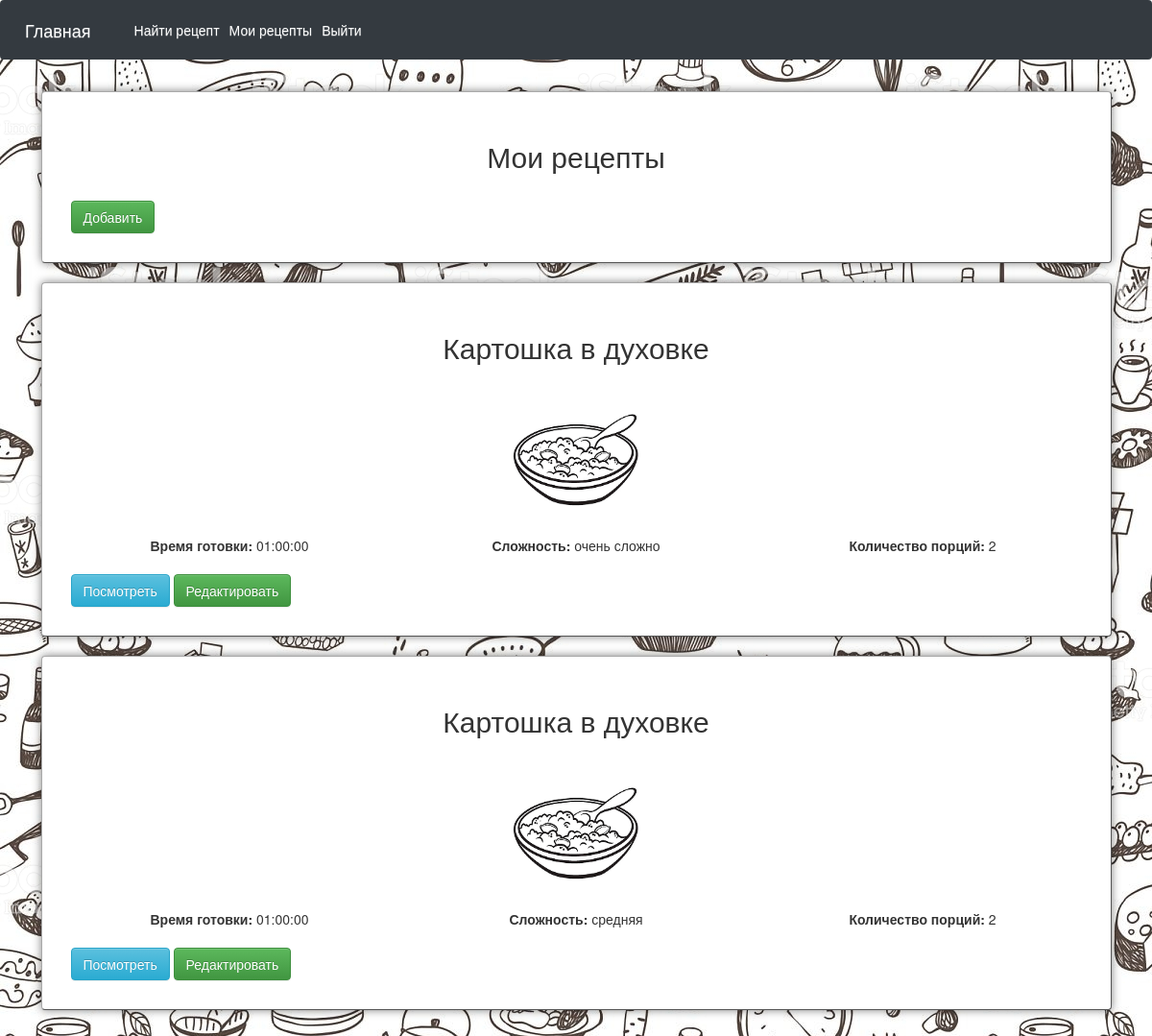
Page /recipes/my_recipes (signed in) on the earlier database version.
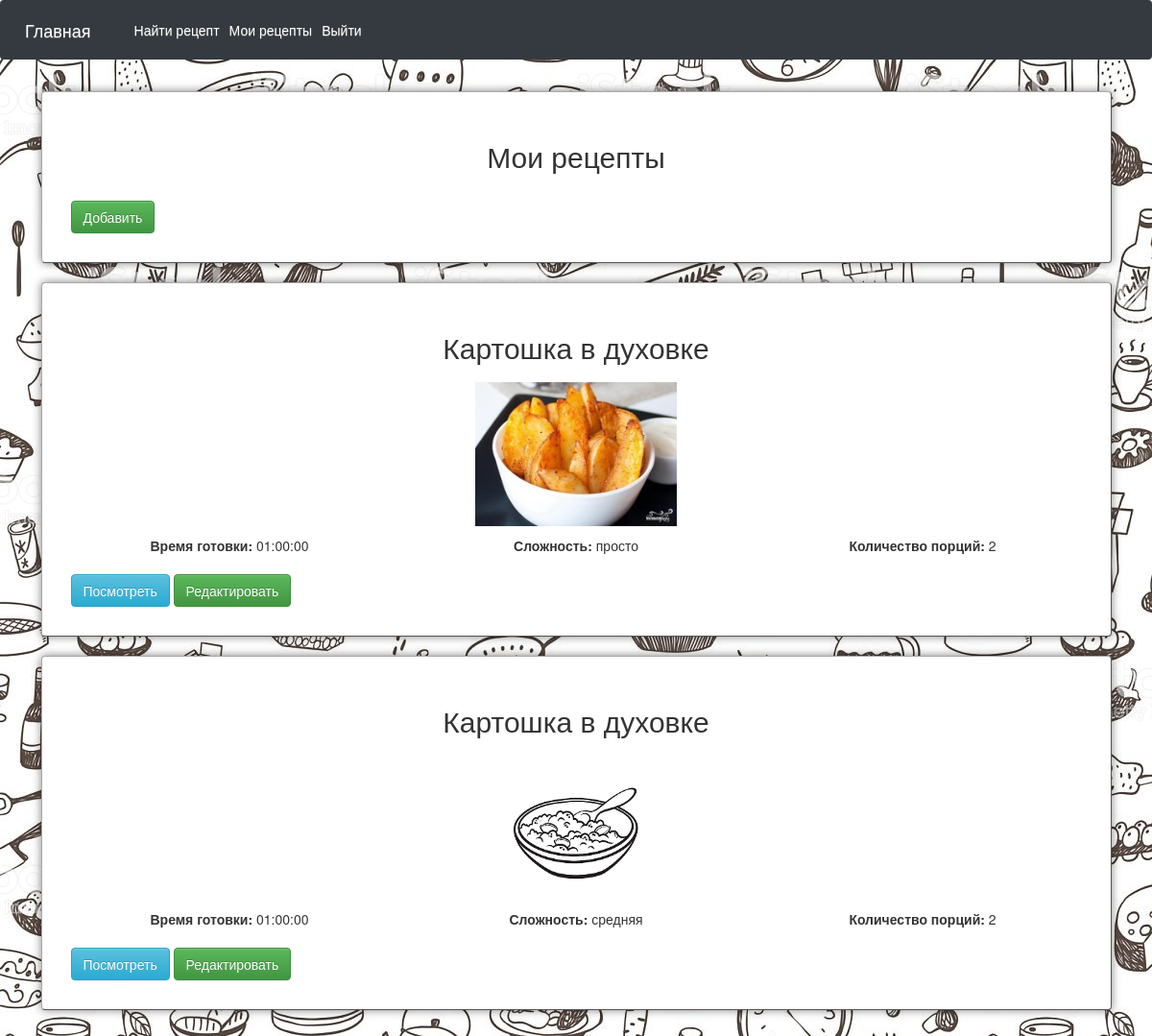
Same page on the later database version.
### db_models.py (models this page shows)
class BaseModel(Model):
    class Meta:
        database = db

class Recipes(BaseModel):
    name = TextField()
    create_datetime = DateTimeField(default=dt.now)
    users = ForeignKeyField(Users, backref='user')
    cooking_time = TimeField()
    complexity = ForeignKeyField(Directory, backref='complexity')
    description = TextField()
    number_of_servings = IntegerField()

class Directory(BaseModel):
    name_directory = ForeignKeyField(NameDirectory, backref='name_directory')
    tech_name = TextField()
    ru_name = TextField()
    default = BooleanField(default=False, null=True)
    is_published = BooleanField(default=True, null=True)

class Files(BaseModel):
    file_name = TextField()
    users = ForeignKeyField(Users, backref='user', null=True)
    recipes = ForeignKeyField(Recipes, backref='recipe', null=True)
    type_file = CharField()
    size_file = FloatField(null=True)
    creat_datetime = DateTimeField(default=dt.now)

### routes.py (the view)
    def response_wrap(*args, **kwargs):
        res = foo(*args, **kwargs)
        return res if res else render_template_my('errors/page_404.html')

### py_files/recipes.py (called while the page is built)
    @Tools.check_session
    def my_recipes_list(self):
        data = {
            'recipes': Recipes.select(Recipes.id, Recipes.users_id.alias('user'), Recipes.name, Recipes.cooking_time,
                                      Recipes.number_of_servings, Directory.ru_name.alias('complexity'),
                                      Files.id.alias('file_name'), Files.type_file
                                      ).join(Rating, JOIN.LEFT_OUTER)
                                       .join(Files, JOIN.LEFT_OUTER, on=(Files.recipes_id == Recipes.id))
                                       .join(Directory, on=(Recipes.complexity_id == Directory.id))
                                       .where(Recipes.users_id == session.get('user_id')).dicts()
        }
        return render_template_my('recipes/my_recipes.html', data=data)

### py_files/render_template.py (called while the page is built)
def render_template_my(template, **kwargs):
    kwargs['user_id'] = session.get('user_id', None)
    return render_template(template, **kwargs)

### routes.py (called while the page is built)
def check_response(foo):
    def response_wrap(*args, **kwargs):
        res = foo(*args, **kwargs)
        return res if res else render_template_my('errors/page_404.html')
    return response_wrap

### app/templates/recipes/my_recipes.html (shortened to what this page needs)
{% extends "base.html" %}
{% block body %}
<div class="panel panel-frames">
    <div class="panel-margin">
        <div class="row">
            <div class="col-xs-12 col-md-12 col-lg-12" style="text-align: center; margin-bottom: 10px;">
                <h2>Мои рецепты</h2>
            </div>
        </div>
        <div class="row">
            <div class="col-xs-12 col-md-12 col-lg-12" style="margin-top: 10px;">
                <button class="btn btn-success" type="button"
                        onClick="window.location.replace('../recipes/recipe');">Добавить</button>
            </div>
        </div>
    </div>
</div>
    {% for recipe in data.recipes %}
    <div class="panel panel-frames">
    <div class="panel-margin">
        <div class="row">
            <div class="col-xs-12 col-md-12 col-lg-12" style="text-align: center; margin-bottom: 10px;">
                <h2>{{ recipe.name }}</h2>
            </div>
            <div class="col-xs-12 col-md-12 col-lg-12" style="text-align: center; margin-bottom: 10px;">
                {% if not recipe.file_name %}
                    <img src="{{ url_for('static', filename='images/eda.jpg') }}" alt="фото" width="150" height="150"
                         class="img-max-width">
                {% else %}
                    <img src="{{ url_for('static', filename='images/recipe_img/{}/{}.{}'.format(recipe.user, recipe.file_name, recipe.type_file) ) }}"
                         alt="фото"  height="150" class="img-max-width">
                {% endif %}
            </div>
            <div class="col-xs-12 col-md-4 col-lg-4" style="text-align: center; margin-bottom: 10px;">
                <b>Время готовки:</b> {{ recipe.cooking_time }}
            </div>
            <div class="col-xs-12 col-md-4 col-lg-4" style="text-align: center; margin-bottom: 10px;">
                <b>Сложность:</b> {{ recipe.complexity }}
            </div>
            <div class="col-xs-12 col-md-4 col-lg-4" style="text-align: center; margin-bottom: 10px;">
                <b>Количество порций:</b> {{ recipe.number_of_servings }}
            </div>
        </div>
        <div class="row">
            <div class="col-xs-12 col-md-12 col-lg-12" style="margin-top: 10px;">
                <button class="btn btn-info" type="button"
                        onClick="window.location.replace('../recipes/show_recipe?id={{ recipe.id }}');">Посмотреть</button>
                <button class="btn btn-success" type="button"
                        onClick="window.location.replace('../recipes/recipe?id={{ recipe.id }}');">Редактировать</button>
            </div>
        </div>
    </div>
</div>
    {% endfor %}
{% endblock %}

Differences in the rows shown:
no longer on this page (row edited): Recipes: name "Картошка в духовке", cooking_time "01:00:00", complexity "очень сложно", number_of_servings "2"
added Files: name "Картошка в духовке", cooking_time "01:00:00", complexity "просто", number_of_servings "2"
